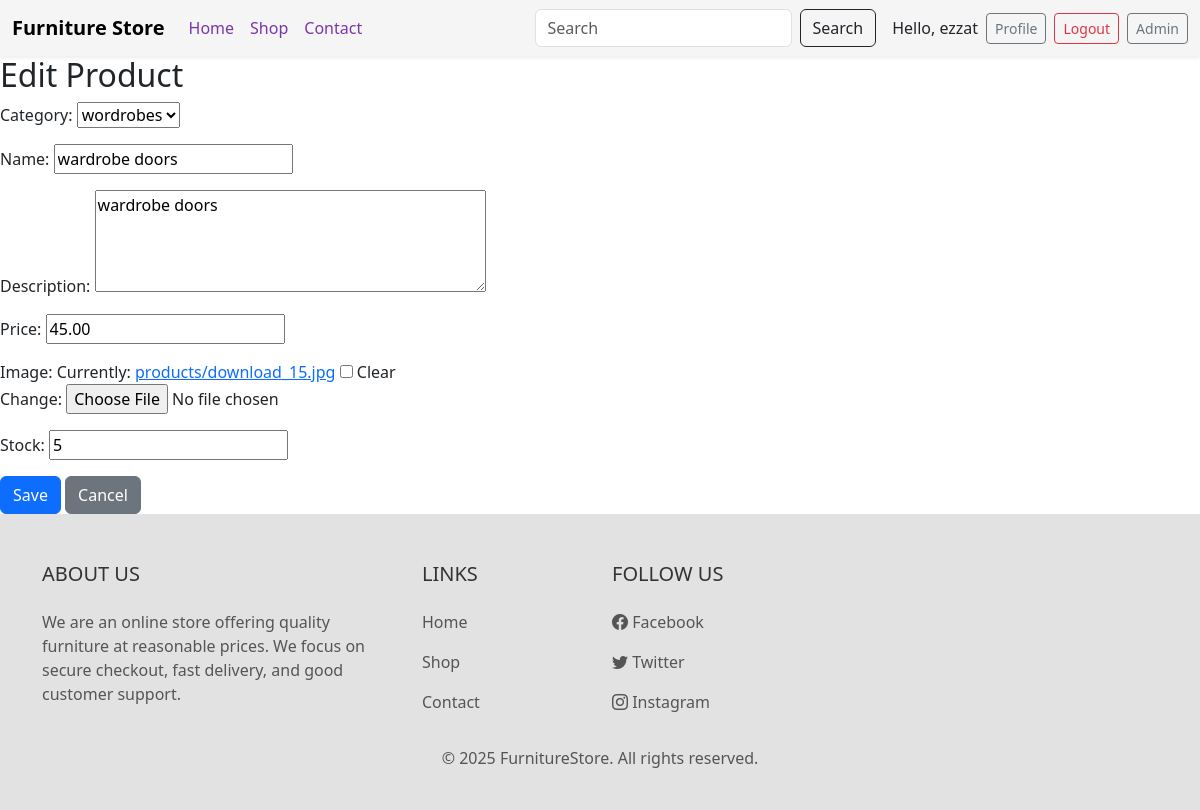
Page /products/product/wardrobe-doors/edit/ (signed in) on the committed database.
### product/models.py (models this page shows, shortened)
class Product(models.Model):
    category = models.ForeignKey(Category, related_name='products', on_delete=models.CASCADE)
    name = models.CharField(max_length=255)
    slug = models.SlugField(unique=True, blank=True)
    description = models.TextField(blank=True)
    price = models.DecimalField(max_digits=10, decimal_places=2)
    image = models.ImageField(upload_to='products/', blank=True, null=True)
    stock = models.PositiveIntegerField(default=0)
    created_at = models.DateTimeField(auto_now_add=True)
    class Meta:
        ordering = ('-created_at',)

class Category(models.Model):
    name = models.CharField(max_length=255)
    slug = models.SlugField(unique=True, blank=True)
    class Meta:
        ordering = ('name',)
    def __str__(self):
        return self.name

### product/views.py (the view)
# urls.py: path('product/<slug:slug>/edit/', views.product_edit, name='product_edit'),
@user_passes_test(is_staff)
def product_edit(request, slug):
    product = get_object_or_404(Product, slug=slug)
    if request.method == 'POST':
        form = ProductForm(request.POST, request.FILES, instance=product)
        if form.is_valid():
            form.save()
            return redirect('product_detail', slug=product.slug)
    else:
        form = ProductForm(instance=product)
    return render(request, 'product/product_form.html', {'form': form, 'create': False})

### product/forms.py
class ProductForm(forms.ModelForm):
    class Meta:
        model = Product
        fields = ['category', 'name', 'description', 'price', 'image', 'stock']
        widgets = {
            'description': forms.Textarea(attrs={'rows':4}),
        }

### product/views.py (called while the page is built)
def is_staff(user):
    return user.is_active and user.is_staff

### templates/product/product_form.html (shortened to what this page needs)
{% extends 'core/base.html' %}
{% block content %}
<h2>{{ create|yesno:"Create Product,Edit Product" }}</h2>
<form method="post" enctype="multipart/form-data">
  {{ form.as_p }}
  <button class="btn btn-primary" type="submit">Save</button>
  <a href="{% url 'product_list' %}" class="btn btn-secondary">Cancel</a>
</form>
{% endblock %}

### templates/core/base.html (shortened to what this page needs)
<!DOCTYPE html>
<html lang="en">
<head>
  <link href="https://cdn.jsdelivr.net/npm/bootstrap@5.3.0/dist/css/bootstrap.min.css" rel="stylesheet"/>
  <link href="https://cdn.jsdelivr.net/npm/bootstrap-icons@1.10.5/font/bootstrap-icons.css" rel="stylesheet"/>
  <link href="https://cdn.jsdelivr.net/npm/aos@2.3.4/dist/aos.css" rel="stylesheet"/>
</head>
<body style="background-color: white;">
<nav class="navbar navbar-expand-lg navbar-custom sticky-top shadow-sm">
  <div class="container-fluid">
    <a class="navbar-brand fw-bold" href="{% url 'frontpage' %}">Furniture Store</a>
    <div class="collapse navbar-collapse" id="navbarNav">
      <ul class="navbar-nav me-auto mb-2 mb-lg-0">
        <li class="nav-item">
          <a class="nav-link {% if request.path == '/' %}active{% endif %}" href="{% url 'frontpage' %}">Home</a>
        </li>
        <li class="nav-item">
          <a class="nav-link {% if request.path == '/shop/' %}active{% endif %}" href="{% url 'shop' %}">Shop</a>
        </li>
        <li class="nav-item">
          <a class="nav-link" href="{% url 'contact' %}">Contact</a>
        </li>
      </ul>
   <form class="d-flex" role="search" method="get" action="{% url 'product_list' %}">
    <input class="form-control me-2" type="search" name="q" placeholder="Search" value="{{ search_query|default:'' }}">
    <button class="btn btn-outline-dark" type="submit">Search</button>
</form>
      <div class="ms-3 d-flex align-items-center gap-2">
       {% if user.is_authenticated %}
  <span class="text-dark">Hello, {{ user.first_name|default:user.username }}</span>
  <a href="{% url 'accounts:profile' %}" class="btn btn-outline-secondary btn-sm">Profile</a>
  <form method="post" action="{% url 'accounts:logout' %}" style="display:inline;">
      <button type="submit" class="btn btn-outline-danger btn-sm">Logout</button>
  </form>
{% else %}
  <a href="{% url 'accounts:login' %}" class="btn btn-outline-primary btn-sm">Login</a>
  <a href="{% url 'accounts:register' %}" class="btn btn-outline-success btn-sm">Register</a>
{% endif %}
        <a href="/admin" class="btn btn-outline-secondary btn-sm">Admin</a>
      </div>
    </div>
  </div>
</nav>
  <main data-aos="fade-down" data-aos-duration="1000">
    {% block content %}{% endblock content %}
  </main>
  <footer class="pt-5 pb-4" data-aos="fade-up">
    <div class="container text-md-left">
      <div class="row">
        <div class="col-md-4">
          <h5 class="text-uppercase mb-4">About Us</h5>
          <p>We are an online store offering quality furniture at reasonable prices. We focus on secure checkout, fast delivery, and good customer support.</p>
        </div>
        <div class="col-md-2">
          <h5 class="text-uppercase mb-4">Links</h5>
          <p><a href="#" class="text-decoration-none">Home</a></p>
          <p><a href="#" class="text-decoration-none">Shop</a></p>
          <p><a href="#" class="text-decoration-none">Contact</a></p>
        </div>
        <div class="col-md-3">
          <h5 class="text-uppercase mb-4">Follow Us</h5>
          <p><i class="bi bi-facebook"></i> Facebook</p>
          <p><i class="bi bi-twitter"></i> Twitter</p>
          <p><i class="bi bi-instagram"></i> Instagram</p>
        </div>
      </div>
    </div>
    <div class="text-center mt-3">
      <p>© 2025 FurnitureStore. All rights reserved.</p>
    </div>
  </footer>
</body>
</html>

### templates/core/base.html (style rules this page uses)
.navbar-custom { background-color: #f5f5f5; }
.navbar-custom .nav-link { color: #7a36aa; padding: 6px 12px; border-radius: 50px; transition: 0.3s; }
footer { background-color: #e2e2e2; color: #333; }
footer a, footer p { color: #555; }

### rows in the picture
Product: category "wordrobes", description "wardrobe doors", price "45.00", stock "5"
Category: name "wardrobe doors"

### other values in the picture
{{ user.first_name|default:user.username }} "ezzat"
{{ create|yesno:"Create Product,Edit Product" }} "Edit Product"
